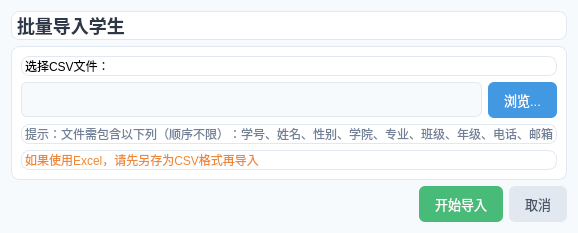
<?xml version="1.0" encoding="UTF-8"?>
<ui version="4.0">
 <class>BatchImportDialog</class>
 <widget class="QDialog" name="BatchImportDialog">
  <property name="geometry">
   <rect>
    <x>0</x>
    <y>0</y>
    <width>500</width>
    <height>220</height>
   </rect>
  </property>
  <property name="styleSheet">
   <string notr="true">QWidget {
    background: #f7fafc;
}
QFrame {
    background: white;
    border-radius: 8px;
    border: 1px solid #e2e8f0;
}
QPushButton {
    border: none;
    border-radius: 6px;
    padding: 8px 16px;
    font-size: 13px;
}
QLineEdit {
    border: 1px solid #e2e8f0;
    border-radius: 6px;
    padding: 8px 12px;
    font-size: 13px;
}
</string>
  </property>
  <layout class="QVBoxLayout" name="verticalLayout">
   <item>
    <widget class="QLabel" name="titleLabel">
     <property name="styleSheet">
      <string notr="true">font-size: 18px; font-weight: bold; color: #2d3748;</string>
     </property>
     <property name="text">
      <string>批量导入学生</string>
     </property>
    </widget>
   </item>
   <item>
    <widget class="QFrame" name="frame">
     <layout class="QVBoxLayout" name="verticalLayout_2">
      <item>
       <widget class="QLabel" name="label_2">
        <property name="text">
         <string>选择CSV文件：</string>
        </property>
       </widget>
      </item>
      <item>
       <layout class="QHBoxLayout" name="horizontalLayout_2">
        <item>
         <widget class="QLineEdit" name="fileEdit">
          <property name="readOnly">
           <bool>true</bool>
          </property>
         </widget>
        </item>
        <item>
         <widget class="QPushButton" name="browseBtn">
          <property name="styleSheet">
           <string notr="true">background: #4299e1; color: white;</string>
          </property>
          <property name="text">
           <string>浏览...</string>
          </property>
         </widget>
        </item>
       </layout>
      </item>
      <item>
       <widget class="QLabel" name="tipLabel">
        <property name="styleSheet">
         <string notr="true">color: #718096; font-size: 12px;</string>
        </property>
        <property name="text">
         <string>提示：文件需包含以下列（顺序不限）：学号、姓名、性别、学院、专业、班级、年级、电话、邮箱</string>
        </property>
       </widget>
      </item>
      <item>
       <widget class="QLabel" name="tipLabel2">
        <property name="styleSheet">
         <string notr="true">color: #ed8936; font-size: 12px;</string>
        </property>
        <property name="text">
         <string>如果使用Excel，请先另存为CSV格式再导入</string>
        </property>
       </widget>
      </item>
     </layout>
    </widget>
   </item>
   <item>
    <layout class="QHBoxLayout" name="horizontalLayout_3">
     <item>
      <spacer name="horizontalSpacer">
       <property name="orientation">
        <enum>Qt::Orientation::Horizontal</enum>
       </property>
       <property name="sizeHint" stdset="0">
        <size>
         <width>40</width>
         <height>20</height>
        </size>
       </property>
      </spacer>
     </item>
     <item>
      <widget class="QPushButton" name="okBtn">
       <property name="styleSheet">
        <string notr="true">background: #48bb78; color: white;</string>
       </property>
       <property name="text">
        <string>开始导入</string>
       </property>
      </widget>
     </item>
     <item>
      <widget class="QPushButton" name="cancelBtn">
       <property name="styleSheet">
        <string notr="true">background: #e2e8f0; color: #4a5568;</string>
       </property>
       <property name="text">
        <string>取消</string>
       </property>
      </widget>
     </item>
    </layout>
   </item>
  </layout>
 </widget>
 <resources/>
 <connections/>
 <slots>
  <slot>on_browseBtn_clicked()</slot>
  <slot>on_okBtn_clicked()</slot>
  <slot>on_cancelBtn_clicked()</slot>
 </slots>
</ui>
